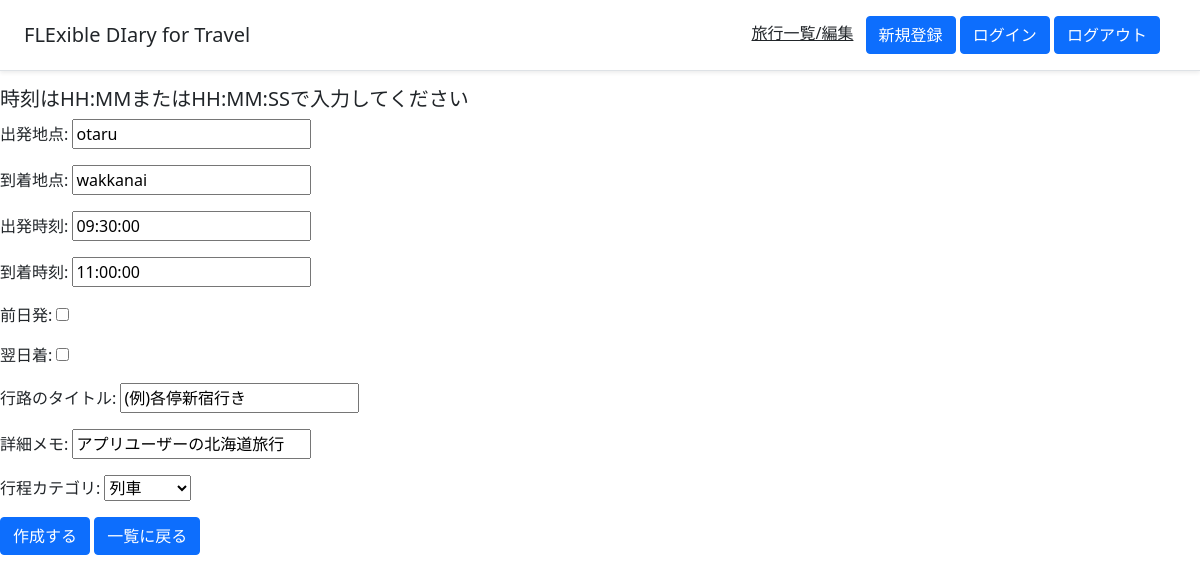
Page /rtupdate/11/ on the committed database.
### fledit/models.py (models this page shows, shortened)
class RootModel(models.Model):
    ROOTCHOICE = (('列車', '列車'), ('新幹線', '新幹線'), ('バス', 'バス'), ('タクシー', 'タクシー')
      , ('飛行機', '飛行機'), ('船', '船'), ('徒歩', '徒歩'), ('イベント', 'イベント'), ('その他', 'その他'))
    RTROOTCHOICE = (('列車', '列車'), ('新幹線', '新幹線'), ('バス', 'バス'), ('タクシー', 'タクシー')
      , ('飛行機', '飛行機'), ('船', '船'), ('徒歩', '徒歩'), ('その他', 'その他'))
    tripid = models.ForeignKey(TripModel, on_delete=models.CASCADE, verbose_name='旅行データ',
       related_name='related_root')
    depspot = models.CharField(verbose_name='出発地点/場所', max_length=50)
    arrspot = models.CharField(verbose_name='到着地点', max_length=50, blank=True)
    deptime = models.TimeField(verbose_name='出発時刻/開始時刻')
    arrtime = models.TimeField(verbose_name='到着時刻/終了時刻')
    earlydep = models.BooleanField(verbose_name='前日発/前日', blank=True)
    latearr = models.BooleanField(verbose_name='翌日着/翌日', blank=True)
    roottitle = models.CharField(verbose_name='行路/イベントのタイトル', max_length=50, blank=True)
    rootmemo = models.TextField(verbose_name='詳細メモ', max_length=1000, blank=True)
    rootcategory = models.CharField(verbose_name='行程カテゴリ', max_length=100)

### fledit/views.py (the view)
# urls.py: path('rtupdate/<int:pk>/', RtUpdate.as_view(), name="rtupdate"),
class RtUpdate(UpdateView):
    template_name = 'rtupdate.html'
    model = RootModel
    form_class = RootForm
    success_url = reverse_lazy('list')

### fledit/forms.py
class RootForm(forms.ModelForm):
    def __init__(self, *args, **kwargs):
        super().__init__(*args, **kwargs)
        self.fields['tripid'].widget = forms.HiddenInput()
    class Meta:
        model = RootModel
        fields = ('tripid', 'depspot', 'arrspot', 'deptime', 'arrtime', 'earlydep', 'latearr',
             'roottitle', 'rootmemo', 'rootcategory')
    tripid = forms.ModelChoiceField(queryset=TripModel.objects.all(), label='旅行データ')
    depspot = forms.CharField(label='出発地点', required=True, max_length=50)
    arrspot = forms.CharField(label='到着地点', required=True, max_length=50)
    deptime = forms.TimeField(label='出発時刻', required=True)
    arrtime = forms.TimeField(label='到着時刻', required=True)
    earlydep = forms.BooleanField(label='前日発', required=False)
    latearr = forms.BooleanField(label='翌日着', required=False)
    roottitle = forms.CharField(label='行路のタイトル', required=False, max_length=50, initial='(例)各停新宿行き')
    rootmemo = forms.CharField(label='詳細メモ', required=False, max_length=1000)
    rootcategory = forms.ChoiceField(label='行程カテゴリ', required=True, choices = RootModel.RTROOTCHOICE)

### templates/rtupdate.html
{% extends 'base.html' %}
{% load static %}
{% block header %}
<link rel='stylesheet' type="text/css" href="{% static 'style.css' %}">
{% endblock header %}
{% block content %}
<h5>時刻はHH:MMまたはHH:MM:SSで入力してください</h5>
<form action = "" method = "POST">{% csrf_token %}
    {{form.as_p}}
    <button class="btn btn-primary" type="submit">作成する</button>
    <a href = "{% url 'list' %}" class="btn btn-primary">一覧に戻る</a>
</form>
{% endblock content %}

### rows in the picture
RootModel: depspot "otaru", arrspot "wakkanai", deptime "09:30:00", arrtime "11:00:00", roottitle "(例)各停新宿行き", rootmemo "アプリユーザーの北海道旅行", rootcategory "列車"
